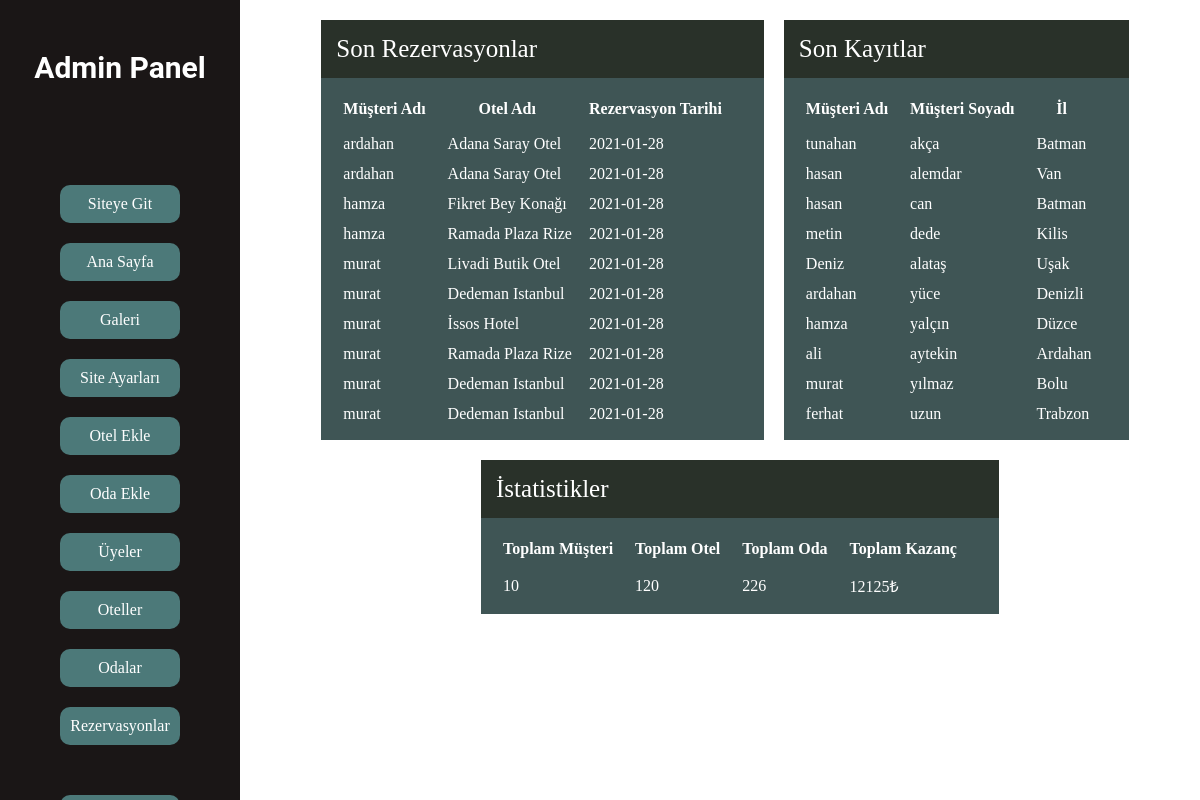
The app's page /admin/anasayfa.php (signed in) with its own data.
### tables this page shows
CREATE TABLE `musteri` (
  `id` int NOT NULL,
  `kullanici_adi` varchar(45) NOT NULL,
  `sifre` varchar(45) NOT NULL,
  `ad` varchar(45) NOT NULL,
  `soyad` varchar(45) NOT NULL,
  `telefon` varchar(45) NOT NULL,
  `eposta` varchar(45) NOT NULL,
  `dogum_tarihi` varchar(45) DEFAULT NULL,
  `il` varchar(45) DEFAULT NULL,
  `admin` varchar(45) DEFAULT NULL
);

### admin/anasayfa.php (the view, shortened to what this page needs)
<!DOCTYPE html>
<html lang="tr">
<head>
    <link rel="stylesheet" href="css/admin.css" />
</head>
<body style="display: flex;">
    <?php include("menu.php") ?>
    <div id="icerik">
        <div style="width: 100%; display: flex; justify-content: center;">
            <div id="son-rezervasyonlar">
                <div class="kart">
                    <div class="kart-baslik"><p>Son Rezervasyonlar</p></div>
                    <div class="kart-icerik">
                        <table >
                            <tr>
                                <th>Müşteri Adı</th>
                                <th>Otel Adı</th>
                                <th>Rezervasyon Tarihi</th>
                            </tr>
                                <?php
                                    include "../sql.php";
                                    $kayitCek="select m.ad,o.otel_adi,r.rezervasyon_tarihi from rezervasyon r inner join musteri m on r.musteri_id=m.id inner join oteller o on r.otel_id=o.id order by r.id desc limit 10";
                                    $calistir = mysqli_query($baglanti,$kayitCek);
                                    while($cal=$calistir->fetch_assoc()){
                                ?>
                            <tr>
                                    <td><?php echo $cal["ad"] ?></td>
                                    <td><?php echo $cal["otel_adi"] ?></td>
                                    <td><?php echo $cal["rezervasyon_tarihi"] ?></td>
                            </tr>
                            <?php }?>
                        </table>
                    </div>
                </div>
            </div>
            <div id="son-kayitlar" style="margin-right: 30px;">
                <div class="kart">
                        <div class="kart-baslik"><p>Son Kayıtlar</p></div>
                        <div class="kart-icerik">
                            <table >
                                <tr>
                                    <th>Müşteri Adı</th>
                                    <th>Müşteri Soyadı</th>
                                    <th>İl</th>
                                </tr>
                                    <?php
                                        $kayitCek="select * from musteri order by id desc limit 10";
                                        $calistir = mysqli_query($baglanti,$kayitCek);
                                        while($cal=$calistir->fetch_assoc()){
                                    ?>
                                <tr>
                                        <td><?php echo $cal["ad"] ?></td>
                                        <td><?php echo $cal["soyad"] ?></td>
                                        <td><?php echo $cal["il"] ?></td>
                                </tr>
                                <?php }?>
                            </table>
                        </div>
                    </div>
                </div>
            </div>
        <div>
        <div style="width: 100%; display: flex; justify-content: center;">
                <div id="istatistikler">
                    <div class="kart">
                        <div class="kart-baslik"><p>İstatistikler</p></div>
                            <div class="kart-icerik">
                                <table >
                                    <tr>
                                        <th>Toplam Müşteri</th>
                                        <th>Toplam Otel</th>
                                        <th>Toplam Oda</th>
                                        <th>Toplam Kazanç</th>
                                    </tr>
                                        <?php
                                            $musteri="select count(id) as toplam from musteri";
                                            $otel="select count(id) as toplam from oteller";
                                            $oda="select count(id) as toplam from odalar";
                                            $rezervasyon="select sum(tutar) as toplam from rezervasyon";
                                            $calistirMusteri = mysqli_query($baglanti,$musteri);
                                            $calistirOtel = mysqli_query($baglanti,$otel);
                                            $calistirOda = mysqli_query($baglanti,$oda);
                                            $calistirRezervasyon = mysqli_query($baglanti,$rezervasyon);
                                            $calMusteri=$calistirMusteri->fetch_assoc();
                                            $calOtel=$calistirOtel->fetch_assoc();
                                            $calOda=$calistirOda->fetch_assoc();
                                            $calRezervasyon=$calistirRezervasyon->fetch_assoc();
                                        ?>
                                    <tr>
                                            <td><?php echo $calMusteri["toplam"] ?></td>
                                            <td><?php echo $calOtel["toplam"] ?></td>
                                            <td><?php echo $calOda["toplam"] ?></td>
                                            <td><?php echo $calRezervasyon["toplam"] ?>₺</td>
                                    </tr>
                                </table>
                            </div>
                        </div>
                    </div>
                </div>
        </div>
        </div>
</body>
</html>

### admin/css/admin.css (style rules this page uses)
* { padding: 0; margin: 0; box-sizing: border-box; }
body,html { height: 100%; }
p { margin: 0; padding: 0; }
#icerik { width: 100%; padding-left: 20%; }
#son-rezervasyonlar { margin-right: 20px; }
.kart { width:100%; background-color: rgb(63, 85, 85); margin-left: 20px; margin-top: 20px; }
.kart-baslik { font-size: 25px; background-color: rgb(41, 49, 41); color: #fff; padding: 15px; }
.kart-icerik table { color: #fff; padding: 10px; }
.kart-icerik table tr th { padding: 10px; }
.kart-icerik table tr td { padding: 5px; padding-left: 10px; }

### records on screen
musteri: ad "tunahan", soyad "akça", il "Batman"
musteri: ad "hasan", soyad "alemdar", il "Van"
musteri: ad "hasan", soyad "can", il "Batman"
musteri: ad "metin", soyad "dede", il "Kilis"
musteri: ad "Deniz", soyad "alataş", il "Uşak"
musteri: ad "ardahan", soyad "yüce", il "Denizli"
musteri: ad "hamza", soyad "yalçın", il "Düzce"
musteri: ad "ali", soyad "aytekin", il "Ardahan"
musteri: ad "murat", soyad "yılmaz", il "Bolu"
musteri: ad "ferhat", soyad "uzun", il "Trabzon"

### other values on screen
$cal["ad"] "ardahan"
$cal["otel_adi"] "Adana Saray Otel"
$cal["rezervasyon_tarihi"] "2021-01-28"
$cal["ad"] "hamza"
$cal["otel_adi"] "Fikret Bey Konağı"
$cal["otel_adi"] "Ramada Plaza Rize"
$cal["ad"] "murat"
$cal["otel_adi"] "Livadi Butik Otel"
$cal["otel_adi"] "Dedeman Istanbul"
$cal["otel_adi"] "İssos Hotel"
$calMusteri["toplam"] "10"
$calOtel["toplam"] "120"
$calOda["toplam"] "226"
$calRezervasyon["toplam"] "12125"
